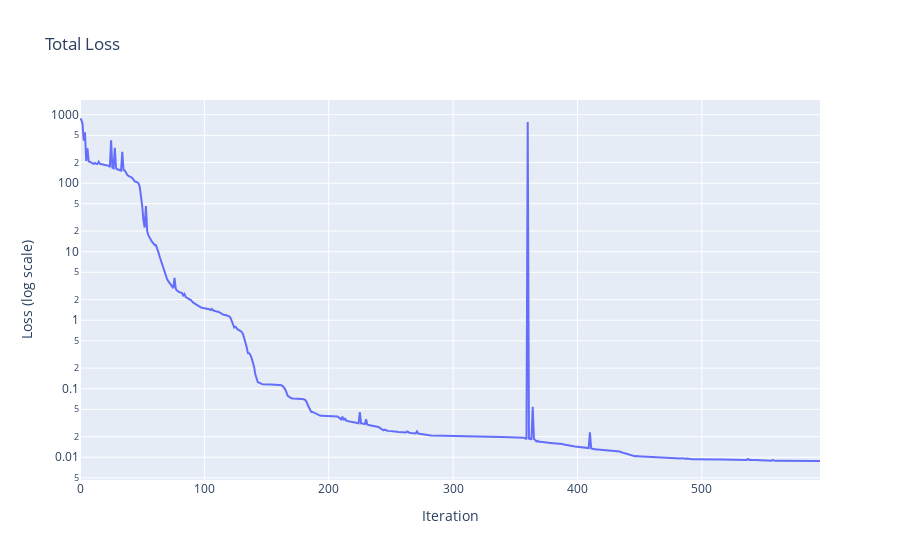

Write notebook code for a chart like this one.
### Markdown cell above
Let's see how the neural network performs in pricing the option. We will compare the network's predictions against the true option price obtained from the Black-Scholes formula, but first let's look at the loss evolution during training.

### Code cell
# Plot loss with axis labels in log scale
fig = go.Figure()
fig.add_trace(go.Scatter(y=loss_history['total_loss'], mode='lines'))
fig.update_layout(
    title='Total Loss',
    xaxis_title='Iteration',
    yaxis=dict(
        title='Loss (log scale)',
        type='log'
    )
)
fig.show()

### Figure 1 — Plotly figure (JSON) as saved in the notebook; plotly's stock layout.template omitted (floating-point values rounded to 4 significant figures; data arrays with more than 128 entries replaced by an {"elided": "..."} marker saying what was removed)
{"data": [{"mode": "lines", "type": "scatter", "y": {"elided": "596 float values"}}], "layout": {"title": {"text": "Total Loss"}, "xaxis": {"title": {"text": "Iteration"}}, "yaxis": {"title": {"text": "Loss (log scale)"}, "type": "log"}}}
